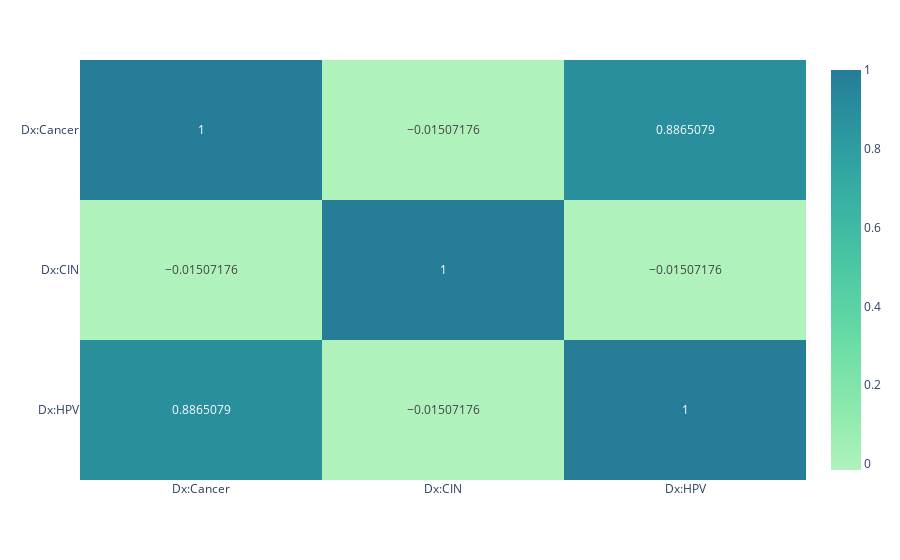

Write notebook code for a chart like this one.
### Markdown cell above
## Correlation of diagnoses

Comparing the diagnoses, to see if there is any correlation among them. It's seen that a HPV diagnosis and Cervical Cancer Diagnosis have a correlation of approximately +0.89, this is indicative of a strong positive correlation. In some regard, it can be interprted as a diagnosis of HPV is likely to lead to a diagnosis of Cervical Cancer.

### Code cell
diagnoses_cols = ['Dx:Cancer',
                  'Dx:CIN',
                  'Dx:HPV']
diagnoses_corr_matrix = risk_factor_df[diagnoses_cols].corr()
print(diagnoses_corr_matrix)
diagnoses_heatmap = px.imshow(diagnoses_corr_matrix, aspect="auto", color_continuous_scale="tealgrn", text_auto=True)
diagnoses_heatmap.show()

### Figure 1 — Plotly figure (JSON) as saved in the notebook; plotly's stock layout.template omitted (floating-point values rounded to 4 significant figures)
{"data": [{"coloraxis": "coloraxis", "hovertemplate": "x: %{x}<br>y: %{y}<br>color: %{z}<extra></extra>", "name": "0", "texttemplate": "%{z}", "type": "heatmap", "x": ["Dx:Cancer", "Dx:CIN", "Dx:HPV"], "xaxis": "x", "y": ["Dx:Cancer", "Dx:CIN", "Dx:HPV"], "yaxis": "y", "z": [[1, -0.01507, 0.8865], [-0.01507, 1, -0.01507], [0.8865, -0.01507, 1]]}], "layout": {"coloraxis": {"colorscale": [[0, "rgb(176, 242, 188)"], [0.1667, "rgb(137, 232, 172)"], [0.3333, "rgb(103, 219, 165)"], [0.5, "rgb(76, 200, 163)"], [0.6667, "rgb(56, 178, 163)"], [0.8333, "rgb(44, 152, 160)"], [1, "rgb(37, 125, 152)"]]}, "margin": {"t": 60}, "xaxis": {"anchor": "y", "domain": [0, 1]}, "yaxis": {"anchor": "x", "autorange": "reversed", "domain": [0, 1]}}}
